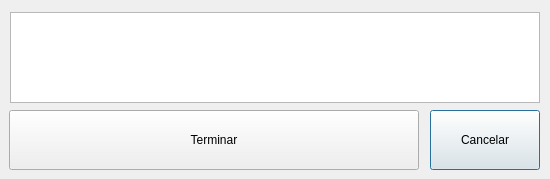
<?xml version="1.0" encoding="UTF-8"?>
<ui version="4.0">
 <class>modificarRegistro</class>
 <widget class="QDialog" name="modificarRegistro">
  <property name="geometry">
   <rect>
    <x>0</x>
    <y>0</y>
    <width>550</width>
    <height>179</height>
   </rect>
  </property>
  <property name="windowTitle">
   <string>Dialog</string>
  </property>
  <widget class="QPushButton" name="btn_cerrar">
   <property name="geometry">
    <rect>
     <x>430</x>
     <y>110</y>
     <width>110</width>
     <height>60</height>
    </rect>
   </property>
   <property name="text">
    <string>Cancelar</string>
   </property>
  </widget>
  <widget class="QPushButton" name="btn_modifRegistro">
   <property name="geometry">
    <rect>
     <x>9</x>
     <y>110</y>
     <width>410</width>
     <height>60</height>
    </rect>
   </property>
   <property name="text">
    <string>Terminar</string>
   </property>
  </widget>
  <widget class="QTableWidget" name="tw_registroMod">
   <property name="geometry">
    <rect>
     <x>10</x>
     <y>12</y>
     <width>530</width>
     <height>91</height>
    </rect>
   </property>
  </widget>
 </widget>
 <resources/>
 <connections/>
</ui>
